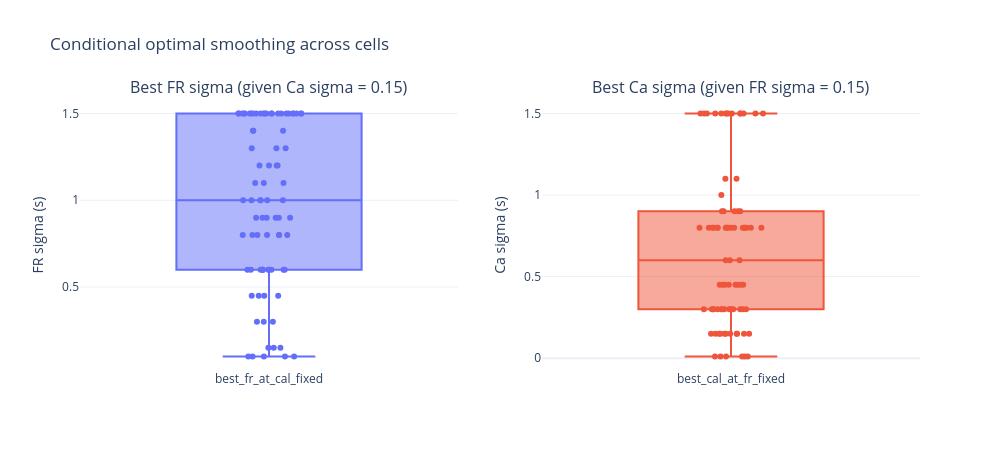

Notebook code cell kept with this figure:
### Code cell
import numpy as np
import pandas as pd
import plotly.graph_objects as go
from plotly.subplots import make_subplots

df = pd.DataFrame(corr_summary_rows).dropna(subset=["best_fr_at_cal_fixed"])
# ----------------------------
# 2 boxplots in ONE figure (2 subplots)
# left: best FR at fixed Ca
# right: best Ca at fixed FR
# ----------------------------
def plot_conditional_optima_boxplots(df, *, cal_sig_fixed, fr_sig_fixed, title=None):
    """
    df must contain columns:
      - best_fr_at_cal_fixed
      - best_cal_at_fr_fixed
    (optionally) cell_idx, folder, best_r_at_cal_fixed, best_r_at_fr_fixed

    Returns Plotly fig.
    """
    d = df.copy()

    # Keep finite values
    d_fr = d[np.isfinite(d["best_fr_at_cal_fixed"].astype(float))].copy()
    d_cal = d[np.isfinite(d["best_cal_at_fr_fixed"].astype(float))].copy()

    fig = make_subplots(
        rows=1, cols=2,
        subplot_titles=(
            f"Best FR sigma (given Ca sigma = {cal_sig_fixed})",
            f"Best Ca sigma (given FR sigma = {fr_sig_fixed})",
        )
    )

    # Left box: FR
    fig.add_trace(
        go.Box(
            y=d_fr["best_fr_at_cal_fixed"],
            name="best_fr_at_cal_fixed",
            boxpoints="all",   # show all points
            jitter=0.35,
            pointpos=0,
        ),
        row=1, col=1
    )

    # Right box: Ca
    fig.add_trace(
        go.Box(
            y=d_cal["best_cal_at_fr_fixed"],
            name="best_cal_at_fr_fixed",
            boxpoints="all",
            jitter=0.35,
            pointpos=0,
        ),
        row=1, col=2
    )

    fig.update_yaxes(title_text="FR sigma (s)", row=1, col=1)
    fig.update_yaxes(title_text="Ca sigma (s)", row=1, col=2)

    if title is None:
        title = "Conditional optimal smoothing across cells"
    fig.update_layout(
        title=title,
        template="plotly_white",
        height=450,
        width=1000,
        showlegend=False,
    )

    fig.show()
    return fig


# ----------------------------
# Example usage after your loop
# ----------------------------
# df = pd.DataFrame(corr_summary_rows)
# fig = plot_conditional_optima_boxplots(df, cal_sig_fixed=cal_sig, fr_sig_fixed=fr_sig)

import numpy as np
import pandas as pd
import plotly.graph_objects as go
from plotly.subplots import make_subplots

# ----------------------------
# 2 boxplots in ONE figure (2 subplots)
# left: best FR at fixed Ca
# right: best Ca at fixed FR
# ----------------------------
def plot_conditional_optima_boxplots(df, *, cal_sig_fixed, fr_sig_fixed, title=None):
    """
    df must contain columns:
      - best_fr_at_cal_fixed
      - best_cal_at_fr_fixed
    (optionally) cell_idx, folder, best_r_at_cal_fixed, best_r_at_fr_fixed

    Returns Plotly fig.
    """
    d = df.copy()

    # Keep finite values
    d_fr = d[np.isfinite(d["best_fr_at_cal_fixed"].astype(float))].copy()
    d_cal = d[np.isfinite(d["best_cal_at_fr_fixed"].astype(float))].copy()

    fig = make_subplots(
        rows=1, cols=2,
        subplot_titles=(
            f"Best FR sigma (given Ca sigma = {cal_sig_fixed})",
            f"Best Ca sigma (given FR sigma = {fr_sig_fixed})",
        )
    )

    # Left box: FR
    fig.add_trace(
        go.Box(
            y=d_fr["best_fr_at_cal_fixed"],
            name="best_fr_at_cal_fixed",
            boxpoints="all",   # show all points
            jitter=0.35,
            pointpos=0,
        ),
        row=1, col=1
    )

    # Right box: Ca
    fig.add_trace(
        go.Box(
            y=d_cal["best_cal_at_fr_fixed"],
            name="best_cal_at_fr_fixed",
            boxpoints="all",
            jitter=0.35,
            pointpos=0,
        ),
        row=1, col=2
    )

    fig.update_yaxes(title_text="FR sigma (s)", row=1, col=1)
    fig.update_yaxes(title_text="Ca sigma (s)", row=1, col=2)

    if title is None:
        title = "Conditional optimal smoothing across cells"
    fig.update_layout(
        title=title,
        template="plotly_white",
        height=450,
        width=1000,
        showlegend=False,
    )

    fig.show()
    return fig


# ----------------------------
# Example usage after your loop
# ----------------------------
# df = pd.DataFrame(corr_summary_rows)
fig = plot_conditional_optima_boxplots(df, cal_sig_fixed=cal_sig, fr_sig_fixed=fr_sig)
mother_path = r"Z:\Adam-Lab-Shared\Data\Michal_Rubin\data summery\2026"
path_html = os.path.join(mother_path, "conditional_optima_boxplots.html")
# Optional: save
fig.write_html(path_html, include_plotlyjs="cdn")
fig.write_image(os.path.join(mother_path, "conditional_optima_boxplots.svg"))

### Figure 1 — Plotly figure (JSON) as saved in the notebook; plotly's stock layout.template omitted (floating-point values rounded to 4 significant figures)
{"data": [{"boxpoints": "all", "jitter": 0.35, "name": "best_fr_at_cal_fixed", "pointpos": 0, "type": "box", "xaxis": "x", "y": [1.5, 0.45, 0.6, 0.6, 0.8, 0.8, 0.6, 0.6, 1.5, 0.9, 0.9, 1.1, 0.9, 1.5, 1.5, 1.5, 1.5, 1, 0.15, 0.8, 0.3, 0.8, 1.5, 1.2, 1.5, 0.45, 0.6, 0.8, 0.6, 0.45, 1.4, 1.3, 1.5, 1, 1.4, 1.5, 1.5, 0.1, 1, 0.15, 1.1, 0.6, 1.3, 1.5, 0.1, 1.5, 1.5, 0.6, 1.2, 1.5, 0.6, 1.5, 0.15, 0.3, 1.5, 1.5, 1.5, 1.5, 0.1, 0.9, 0.6, 1, 1, 1, 1.2, 1.5, 0.3, 0.8, 0.8, 0.45, 1.3, 0.1, 0.1, 1.5, 1.5, 1.4, 1.2, 1.1, 0.9, 0.9, 0.6, 1.5], "yaxis": "y"}, {"boxpoints": "all", "jitter": 0.35, "name": "best_cal_at_fr_fixed", "pointpos": 0, "type": "box", "xaxis": "x2", "y": [1.5, 0.3, 0.3, 0.3, 0.3, 0.45, 0.3, 0.15, 0.15, 0.45, 0.9, 0.8, 1.5, 1.5, 1.5, 1.5, 0.3, 0.15, 0.01, 0.3, 0.15, 0.3, 0.3, 0.15, 0.15, 1.5, 1.5, 0.6, 1.5, 0.15, 0.9, 0.8, 1.5, 0.9, 0.9, 0.3, 0.8, 0.01, 0.01, 0.15, 1.5, 0.8, 1.5, 0.8, 0.01, 0.45, 0.8, 0.3, 0.8, 0.8, 0.9, 0.8, 0.15, 0.3, 0.45, 0.8, 1.1, 0.3, 0.01, 0.8, 0.6, 0.8, 1.1, 0.45, 0.45, 1, 0.3, 0.8, 0.3, 0.15, 0.15, 1.5, 0.01, 0.8, 0.45, 0.8, 0.8, 0.8, 1.5, 0.45, 0.6, 1.5], "yaxis": "y2"}], "layout": {"annotations": [{"font": {"size": 16}, "showarrow": false, "text": "Best FR sigma (given Ca sigma = 0.15)", "x": 0.225, "xanchor": "center", "xref": "paper", "y": 1, "yanchor": "bottom", "yref": "paper"}, {"font": {"size": 16}, "showarrow": false, "text": "Best Ca sigma (given FR sigma = 0.15)", "x": 0.775, "xanchor": "center", "xref": "paper", "y": 1, "yanchor": "bottom", "yref": "paper"}], "height": 450, "showlegend": false, "title": {"text": "Conditional optimal smoothing across cells"}, "width": 1000, "xaxis": {"anchor": "y", "domain": [0, 0.45]}, "xaxis2": {"anchor": "y2", "domain": [0.55, 1]}, "yaxis": {"anchor": "x", "domain": [0, 1], "title": {"text": "FR sigma (s)"}}, "yaxis2": {"anchor": "x2", "domain": [0, 1], "title": {"text": "Ca sigma (s)"}}}}
